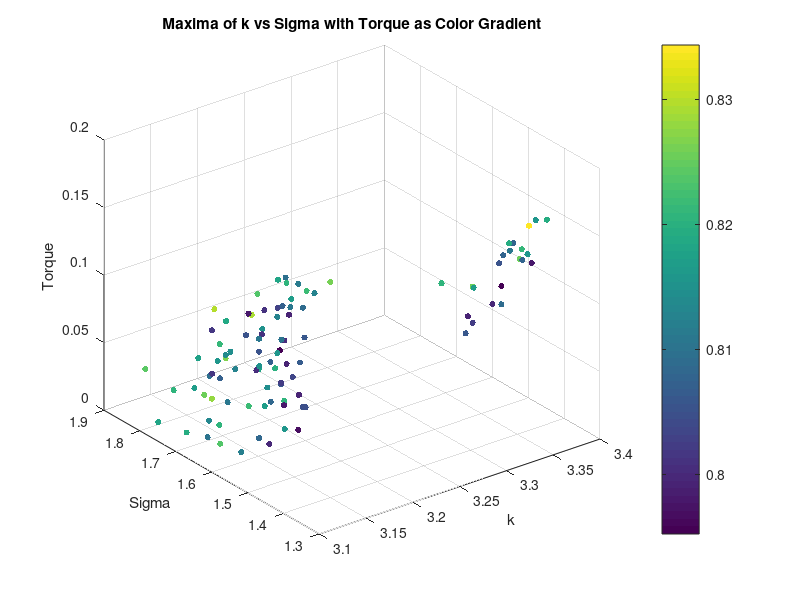
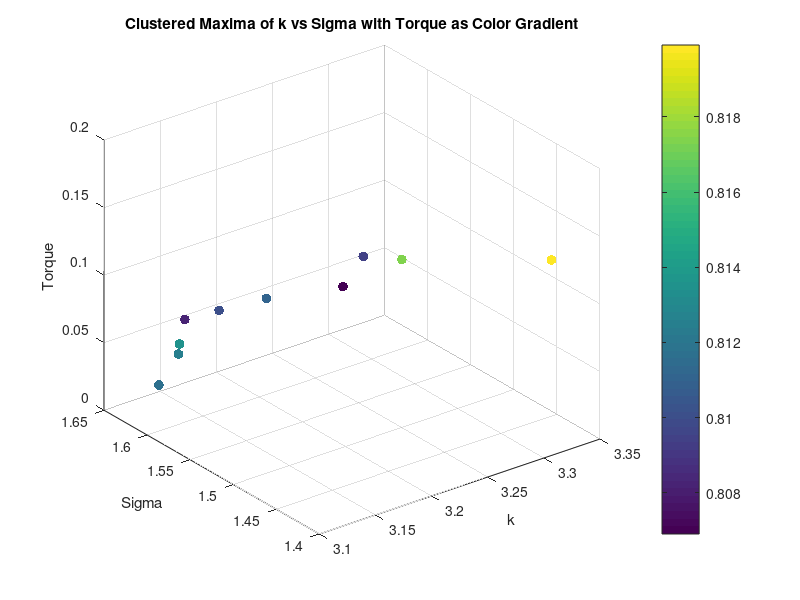
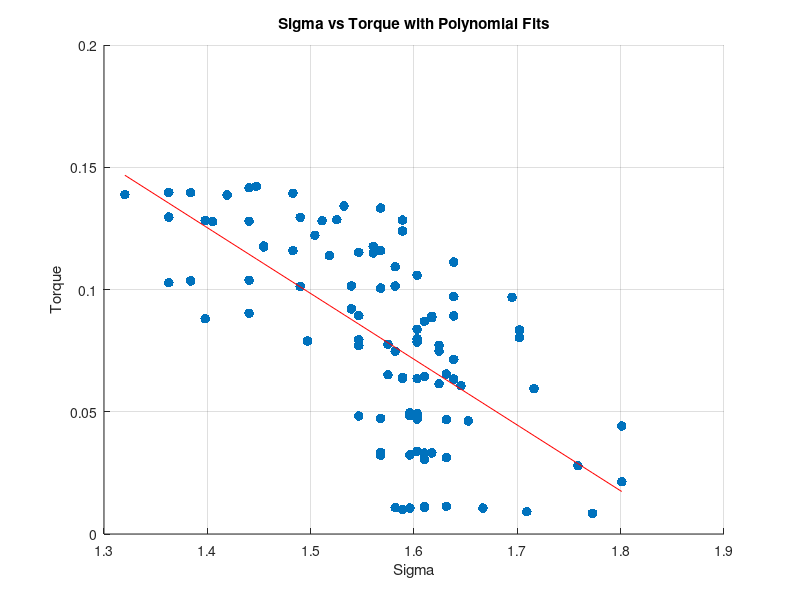
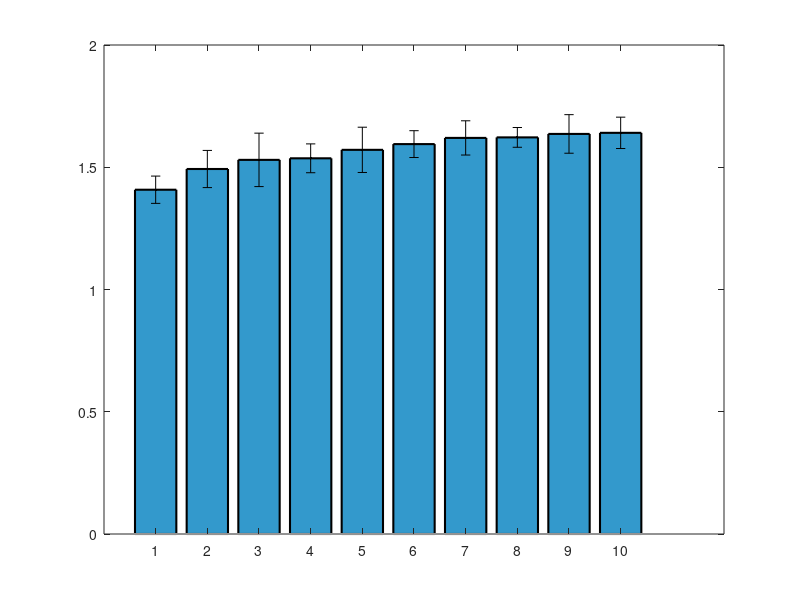

The MATLAB source for these figures, in order: (Note: this script raises an error after producing the figures.)
clear all;
close all;


%% Torque Analysis
load('maxima_data.mat');
scatter3(maxima_k, maxima_sigma, torque_values, 20, maxima_corr, 'filled');
xlabel('k');
ylabel('Sigma');
zlabel('Torque');
title('Maxima of k vs Sigma with Torque as Color Gradient');
colorbar;
grid on;
% K means clustering of torque into 10 clusters, taking mean of each cluster k, sigma and corr too
[cluster_idx, cluster_centers] = kmeans(torque_values', 10);
% Take the mean of each cluster
torque_means = zeros(10, 1);
sigma_means = zeros(10, 1);
sigma_stds = zeros(10, 1);
k_means = zeros(10, 1);
corr_means = zeros(10, 1);
for i = 1:10
    torque_means(i) = mean(torque_values(cluster_idx == i));
    sigma_means(i) = mean(maxima_sigma(cluster_idx == i));
    k_means(i) = mean(maxima_k(cluster_idx == i));
    corr_means(i) = mean(maxima_corr(cluster_idx == i));
    sigma_stds(i) = std(maxima_sigma(cluster_idx == i));
end
% Plot the clusters
figure;
scatter3(k_means, sigma_means, torque_means, 50, corr_means, 'filled');
xlabel('k');
ylabel('Sigma');
zlabel('Torque');
title('Clustered Maxima of k vs Sigma with Torque as Color Gradient');
colorbar;
grid on;
% Ensure data is sorted for polyfit
[sigma_sorted, sort_idx] = sort(maxima_sigma);
torque_sorted = torque_values(sort_idx);
% Display correlation between torque and sigma
disp('Correlation between Torque and Sigma:');
disp(corr(torque_sorted', sigma_sorted'));
% Display correlation between torque and sigma^2
disp('Correlation between Torque and Sigma^2:');
disp(corr(torque_sorted', sigma_sorted'.^2));
% Polyfit for sigma vs torque (order 1 and 2)
p1_sigma = polyfit(sigma_sorted, torque_sorted, 1);
% Calculate fitted values and normalized MSE for sigma vs torque
fitted_torque_p1_sigma = polyval(p1_sigma, sigma_sorted);
mse_p1_sigma = mean((torque_sorted - fitted_torque_p1_sigma).^2);
nmse_p1_sigma = mse_p1_sigma / var(torque_sorted);
% Display results for sigma vs torque
disp('Sigma vs Torque:');
disp(['Order 1 nMSE: ', num2str(nmse_p1_sigma)]);
%display correlation between torque and sigma
% Plot for sigma vs torque with polynomial fits (first instance)
figure;
scatter(sigma_sorted, torque_sorted, 50, 'filled','DisplayName', 'Data');
hold on;
plot(sigma_sorted, fitted_torque_p1_sigma, '-r', 'DisplayName', ...
    ['Order 1 Fit: y = ', num2str(p1_sigma(1)), 'x + ', num2str(p1_sigma(2)), ...
    ', nMSE = ', num2str(nmse_p1_sigma)]);
xlabel('Sigma');
ylabel('Torque');
title('Sigma vs Torque with Polynomial Fits');
grid on;

%Plot means of sigma as bar plot with variance as error bars
figure;
[sorted_sigma_means,idx] = sort(sigma_means);
sorted_sigma_stds = sigma_stds(idx);
bar(sorted_sigma_means, 'FaceColor', [0.2 0.6 0.8], 'EdgeColor', 'k', 'LineWidth', 1.5);
% Set the x-ticks to the cluster indices
hold on;
errorbar(sorted_sigma_means,sorted_sigma_stds, 'k.', 'LineWidth', 1.5);
ylim([1.3 1.75]);

xlabel('Torque Number');
ylabel('Mean Sigma^2');

% % Ensure data is sorted for polyfit
% [sigma_sorted, sort_idx] = sort(sigma_means);
% torque_sorted = torque_means(sort_idx);
% %Display correlation between torque and sigma
% disp('Correlation between Torque and Sigma:');
% disp(corr(torque_sorted, sigma_sorted));
% %Display correlation between torque and sigma^2
% disp('Correlation between Torque and Sigma^2:');
% disp(corr(torque_sorted, sigma_sorted.^2));
% % Polyfit for sigma vs torque (order 1 and 2)
% p1_sigma = polyfit(sigma_sorted, torque_sorted, 1);
% p2_sigma = polyfit(sigma_sorted, torque_sorted, 2);
% % Calculate zitted values and normalized MSE for sigma vs torque
% fitted_torque_p1_sigma = polyval(p1_sigma, sigma_sorted);
% fitted_torque_p2_sigma = polyval(p2_sigma, sigma_sorted);
% mse_p1_sigma = mean((torque_sorted - fitted_torque_p1_sigma).^2);
% mse_p2_sigma = mean((torque_sorted - fitted_torque_p2_sigma).^2);
% nmse_p1_sigma = mse_p1_sigma / var(torque_sorted);
% nmse_p2_sigma = mse_p2_sigma / var(torque_sorted);
% % Display results for sigma vs torque
% disp('Sigma vs Torque:');
% disp(['Order 1 nMSE: ', num2str(nmse_p1_sigma)]);
% disp(['Order 2 nMSE: ', num2str(nmse_p2_sigma)]);
% % Plot for sigma vs torque with polynomial fits (second instance)
% figure;
% scatter(sigma_sorted, torque_sorted, 50, 'filled', 'DisplayName', 'Data');
% hold on;
% % plot(sigma_sorted, fitted_torque_p1_sigma, '-r', 'DisplayName', ...
% %     ['Order 1 Fit: y = ', num2str(p1_sigma(1)), 'x + ', num2str(p1_sigma(2)), ...
% %     ', nMSE = ', num2str(nmse_p1_sigma)]);
% % plot(sigma_sorted, fitted_torque_p2_sigma, '--g', 'DisplayName', ...
% %     ['Order 2 Fit: y = ', num2str(p2_sigma(1)), 'x^2 + ', num2str(p2_sigma(2)), ...
% %     'x + ', num2str(p2_sigma(3)), ', nMSE = ', num2str(nmse_p2_sigma)]);
% xlabel('Sigma');
% ylabel('Torque');
% title('Sigma vs Torque with Polynomial Fits');
% grid on;



% %% Diameter Analysis
% % Saved as diameter_value, k_values(max_k_idx), sigma_values(max_sigma_idx), max_val
% load('maxima_data_Diam.mat');

% figure;
% scatter3(maxima_matrix(:, 2), maxima_matrix(:, 3), maxima_matrix(:, 1), 50, maxima_matrix(:, 1), 'filled'); 
% xlabel('k');
% ylabel('Sigma');
% zlabel('Diameter');
% title('Maxima of k vs Sigma with Diameter as Color Gradient');
% colorbar;
% grid on;

% % K vs d
% % Ensure data is sorted for polyfit
% [k_sorted, sort_idx] = sort(maxima_matrix(:, 2));
% d_sorted = maxima_matrix(sort_idx, 1);
% % Display correlation between d and k
% disp('Correlation between Diameter and k:');
% disp(corr(d_sorted, k_sorted));

% %plot for k vs diam with polynomial fits
% figure;
% scatter(k_sorted, d_sorted, 50, 'filled', 'DisplayName', 'Data');
% grid on;
% hold on;
% p1_k = polyfit(k_sorted, d_sorted, 1);
% fitted_d_p1_k = polyval(p1_k, k_sorted);
% mse_p1_k = mean((d_sorted - fitted_d_p1_k).^2);
% nmse_p1_k = mse_p1_k / var(d_sorted);
% disp('Diameter vs k:');
% disp(['Order 1 nMSE: ', num2str(nmse_p1_k)]);
% % plot(k_sorted, fitted_d_p1_k, '-r', 'DisplayName', ...
% %     ['Order 1 Fit: y = ', num2str(p1_k(1)), 'x + ', num2str(p1_k(2)), ...
% %     ', nMSE = ', num2str(nmse_p1_k)]);
% xlabel('k');
% ylabel('Diameter');
% title('k vs Diameter with Polynomial Fits');


% % Compute mean and std of sigma for each unique diameter
% unique_diameters = unique(maxima_matrix(:, 1));
% sigma_means_diameter = zeros(size(unique_diameters));
% sigma_stds_diameter = zeros(size(unique_diameters));

% for i = 1:length(unique_diameters)
%     sigma_values_for_diameter = maxima_matrix(maxima_matrix(:, 1) == unique_diameters(i), 3);
%     sigma_means_diameter(i) = mean(sigma_values_for_diameter);
%     sigma_stds_diameter(i) = std(sigma_values_for_diameter);
% end

% % Bar plot of mean sigma with error bars for each diameter
% figure;
% bar(unique_diameters, sigma_means_diameter, 'FaceColor', [0.2 0.6 0.8], 'EdgeColor', 'k', 'LineWidth', 1.5);
% hold on;
% errorbar(unique_diameters, sigma_means_diameter, sigma_stds_diameter, 'k.', 'LineWidth', 1.5);
% xlabel('Diameter');
% ylabel('Mean Sigma');
% title('Mean Sigma for Each Diameter with Error Bars');
% grid on;
